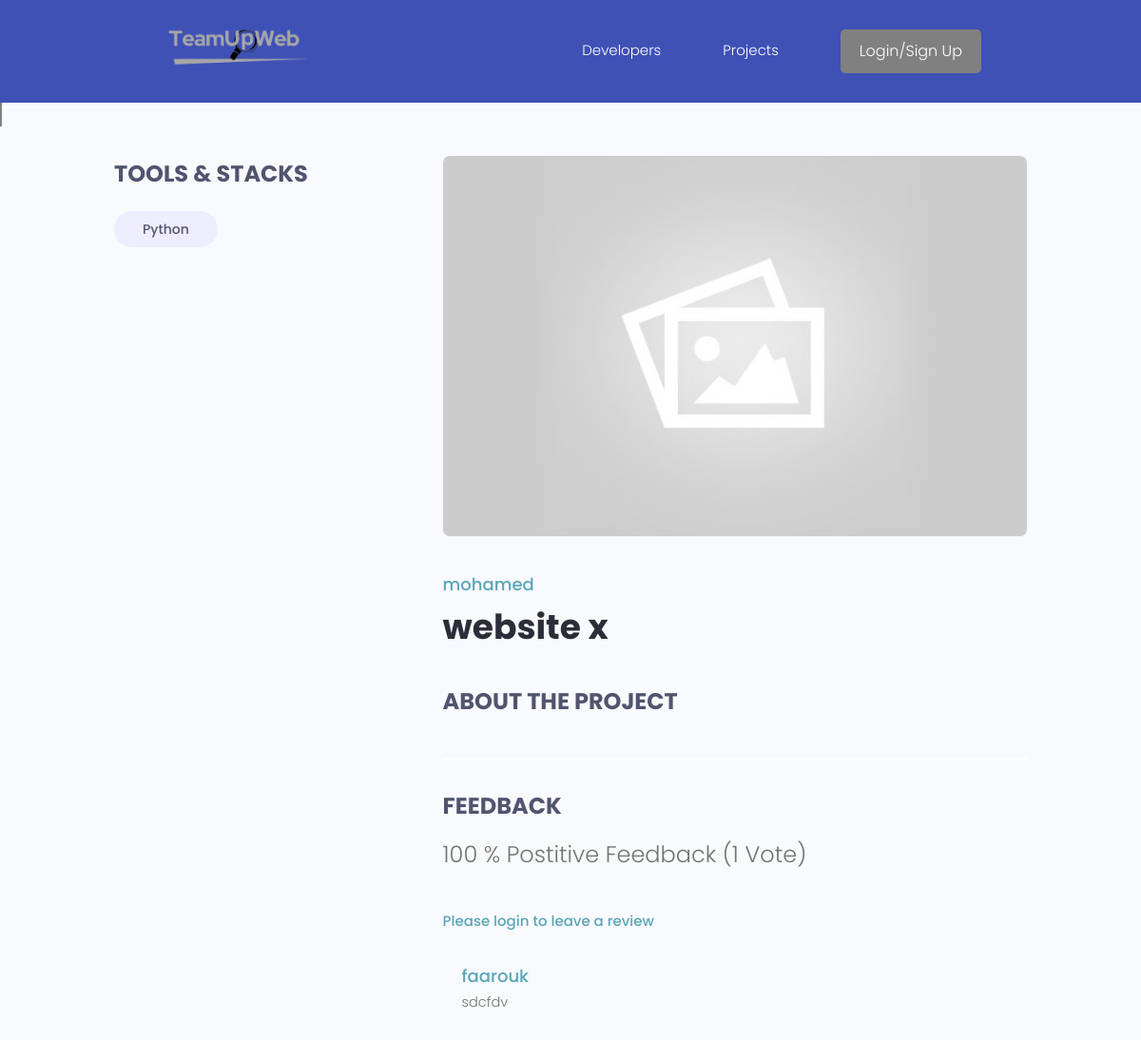
The page /projects/project/9e0a8e57-7f9a-43d6-82c0-3cad5be39286/ on the database its author committed.
### projects/models.py (models this page shows, shortened)
class Tag(models.Model):
    name = models.CharField(max_length=200)
    created = models.DateTimeField(auto_now_add=True)
    id = models.UUIDField(default=uuid.uuid4,unique=True,
                          primary_key=True ,editable=False)
    def __str__(self) :
        return self.name

class Project(models.Model):
    owner = models.ForeignKey(Profile,null=True,blank=True,on_delete=models.CASCADE)
    title = models.CharField(max_length=200)
    description = models.TextField(null=True,blank=True)
    featured_image = models.ImageField(null=True,blank=True,default='default.jpg')
    demo_link = models.URLField(max_length=2000, null=True,blank=True)
    source_link = models.URLField(max_length=2000,null=True,blank=True)
    tags = models.ManyToManyField('Tag',blank=True)
    vote_total = models.IntegerField(default=0,null=True,blank=True)
    vote_ratio = models.IntegerField(default=0,null=True,blank=True)
    created = models.DateTimeField(auto_now_add=True)
    id = models.UUIDField(default=uuid.uuid4, unique = True,
                          primary_key=True,editable=False)
    class Meta:
        ordering = ['-vote_ratio' , '-vote_total' , 'title' ]
    @property
    def imageURL(self):
        try:
            url = self.featured_image.url
        except:
            url = ' '
        return url
    @property
    def reviewers(self):
        queryset = self.review_set.all().values_list('owner__id', flat = True)
        return queryset

class Review(models.Model):
    VOTE_TYPE = (
        ('up','Up vote'),
        ('down','Down vote'),
    )
    owner = models.ForeignKey(Profile,on_delete=models.CASCADE , null=True)
    project = models.ForeignKey(Project,on_delete=models.CASCADE)
    body = models.TextField(null=True,blank=True)
    value = models.CharField(max_length=200,choices=VOTE_TYPE)
    created = models.DateTimeField(auto_now_add=True)
    id = models.UUIDField(default=uuid.uuid4,unique=True,
                          primary_key=True ,editable=False)
    class Meta:
        unique_together = [['owner','project']]

### users/models.py (models this page shows, shortened)
class Profile(models.Model):
    user = models.OneToOneField(User,on_delete=models.CASCADE,null=True,blank=True)
    name = models.CharField(max_length=200,null=True,blank=True)
    email = models.EmailField(max_length=500,null=True,blank=True)
    username = models.CharField(max_length=200,null=True,blank=True)
    location = models.CharField(max_length=200,null=True,blank=True)
    short_intro = models.CharField(max_length=200,null=True,blank=True)
    bio = models.TextField(null=True,blank=True)
    profile_image = models.ImageField(null=True,blank=True,upload_to='profiles/',default="profiles/user-default.png")
    social_github = models.CharField(max_length=200,null=True,blank=True)
    social_twitter = models.CharField(max_length=200,null=True,blank=True)
    social_linkedin = models.CharField(max_length=200,null=True,blank=True)
    social_youtube = models.CharField(max_length=200,null=True,blank=True)
    social_website = models.CharField(max_length=200,null=True,blank=True)
    created = models.DateTimeField(auto_now_add=True)
    id = models.UUIDField(default=uuid.uuid4, unique = True,
                          primary_key=True,editable=False)
    class Meta:
        ordering = ['created']

### projects/views.py (the view, shortened to what this page needs)
# urls.py: path('project/<str:pk>/',views.project, name="project"),
def project(request , pk):
    projectObj = Project.objects.get(id=pk)
    form = ReviewForm()
    return render(request, 'projects/single-project.html',{'project' : projectObj , 'form' : form })

### projects/templates/projects/single-project.html (shortened to what this page needs)
{% extends 'main.html' %}
{% block content %}
<span style="border:1px solid grey">{{tag}}</span>
  <main class="singleProject my-md">
    <div class="container">
      <div class="layout">
        <div class="column column--1of3">
          <h3 class="singleProject__subtitle">Tools & Stacks</h3>
          <div class="singleProject__toolStack">
            {% for tag in project.tags.all %}
                <span class="tag tag--pill tag--sub tag--lg">
                <small>{{tag}}</small>
                </span>
            {% endfor %}
          </div>
        </div>
        <div class="column column--2of3">
          <img class="singleProject__preview" src="{{project.imageURL}}" alt="portfolio thumbnail" />
          <a href="{% url 'user-profile' project.owner.id %}" class="singleProject__developer">{{project.owner.name}}</a>
          <h2 class="singleProject__title">{{project.title}}</h2>
          <h3 class="singleProject__subtitle">About the Project</h3>
          <div class="comments">
            <h3 class="singleProject__subtitle">Feedback</h3>
            <h5 class="project--rating">{{project.vote_ratio}} % Postitive Feedback ({{project.vote_total}} Vote{{project.vote_total|pluralize:'s'}})
            </h5>
            {% if request.user.profile.id in project.reviewers %}
            <p> You have already submitted your review for this project </p>
            {% elif request.user.profile == project.owner %}
            <p> You cannot review your own work </p>
            {% else %}
             <a href="{% url 'login' %}?next={{request.path}}">Please login to leave a review</a>
            {% endif %}
            <div class="commentList">
              {% for review in project.review_set.all  %}
              {% if review.body %}
              <div class="comment">
                <div class="comment__details">
                  <a href="{% url 'user-profile' review.owner.id %}" class="comment__author">{{review.owner.name}}</a>
                  <p class="comment__info">{{review.body |linebreaksbr }}</p>
                </div>
              </div>
              {% endif %}
              {% endfor %}
            </div>
          </div>
        </div>
      </div>
    </div>
  </main>
{% endblock content %}

### static/styles/app.css (style rules this page uses)
:root { --color-sub: #2d2d39; }
img { width: 100%; }
.singleProject .column--1of3 { order: 2; }
@media screen and (min-width: 1081px) { .singleProject .column--1of3 { order: 1; } }
@media screen and (min-width: 1081px) { .singleProject .column--2of3 { order: 2; } }
.singleProject__toolStack { margin-top: 2rem; margin-bottom: 4rem; }
.singleProject__preview { height: 50vh; object-fit: cover; object-position: top center; margin-bottom: 3rem; border-radius: 0.7rem; }
.singleProject__developer { font-size: 1.8rem; font-weight: 500; }
.singleProject__title { font-size: 3.6rem; font-weight: 700; color: var(--color-sub); margin-bottom: 3rem; }
.project--rating { margin-bottom: 1.6em; margin-top: 0.5em; }
.singleProject__subtitle { text-transform: uppercase; font-size: 2.4rem; font-weight: 700; color: var(--color-sub-light); margin-bottom: 1rem; }
.comments { margin-top: 4rem; padding-top: 3rem; border-top: 2px solid var(--color-light); }
.commentList { margin: 3rem 0; }
.comment { display: flex; gap: 2rem; }
.comment__author { font-size: 1.8rem; }
.comment__info { font-size: 1.45rem; }
:root { --color-primary: #3f51b5; --color-light: #ffffff; }

### static/uikit/styles/modules/_variables.css (style rules this page uses)
:root { --color-main: #5aa5b9; --color-main-light: #e6faff; --color-sub: #3f4156; --color-sub-light: #51546e; --color-sub-lighter: #ededfd; --color-text: #737373; --color-gray: #8b8b8b; --color-light: #e5e7eb; --color-light-gray: #767676; --color-bg: #f8fafd; --color-white: #fffefd; --color-white-light: #f3f3f3; --color-success: #359e64; --color-success-bg: #def8e8; --color-error: #fc4b0b; --color-error-bg: #fff2ee; --font-base: 'Poppins', arial, helvetica, 'Segoe UI', roboto, ubuntu, sans-serif; --font-monospace: 'Fira Code', 'Courier New', courier, monospace; --font-regular: 300; --font-medium: 500; --font-bold: 700; --generic-shadow: 1px 1px 5px #00000010; --generic-transition: all 0.3s ease-in-out; }

### static/uikit/styles/modules/_base.css (style rules this page uses)
* { margin: 0; padding: 0; box-sizing: border-box; text-rendering: optimizeLegibility; color: inherit; font-size: inherit; }
html { font-size: 50%; }
@media only screen and (min-width: 480px) { html { font-size: 56.25%; } }
@media only screen and (min-width: 1200px) { html { font-size: 62.5%; } }
body { line-height: 1.6; font-weight: 400; font-size: 1.5rem; color: var(--color-text); background-color: var(--color-bg); min-height: 100vh; }

### static/uikit/styles/modules/_typography.css (style rules this page uses)
* { font-family: var(--font-base); }
h2 { font-size: 3.6rem; font-weight: var(--font-bold); }
h3 { font-size: 3.2rem; font-weight: var(--font-medium); }
h5 { font-size: 2.4rem; font-weight: var(--font-medium); }
h5, h6 { font-weight: var(--font-regular); }
p, span, strong { font-size: 1.6rem; color: var(--color-text); font-weight: var(--font-regular); }
a { padding-bottom: 2px; text-decoration: none; display: inline-block; color: var(--color-main); font-weight: var(--font-medium); }

### static/uikit/styles/modules/_utilities.css (style rules this page uses)
.container { width: 92%; max-width: 165rem; margin: 0 auto; box-sizing: border-box; }
@media screen and (min-width: 1000px) { .container { width: 90%; } }
@media screen and (min-width: 1200px) { .container { width: 80%; } }
.my-md { margin: 3rem auto; }

### static/uikit/styles/modules/_tag.css (style rules this page uses)
.tag { display: inline-flex; align-items: center; background-color: var(--color-sub); height: -webkit-fit-content; height: -moz-fit-content; height: fit-content; width: -webkit-fit-content; width: -moz-fit-content; width: fit-content; border-radius: 0.5rem; padding: 0.5rem 1.5rem; font-size: 1.2rem; cursor: pointer; }
.tag > small { color: var(--color-white); }
.tag--pill { border-radius: 5rem; }
.tag--sub, .tag--sub > small { background: var(--color-sub-lighter); color: var(--color-sub-light); font-weight: 500; }
.tag--lg { padding: 0.8rem 3rem; font-size: 1.4rem; }

### static/uikit/styles/modules/_layout.css (style rules this page uses)
.layout { display: flex; flex-flow: row wrap; justify-content: space-between; }
.layout > .column { margin-bottom: 3rem; }
.layout > .column.column--1of3 { flex-basis: 30%; }
.layout > .column.column--2of3 { flex-basis: 64%; }

### rows shown on the page
Tag: name "Python"
Project: imageURL (placeholder picture), owner.name "mohamed", title "website x", vote_ratio "100", vote_total "1"
Review: owner.name "faarouk", body "sdcfdv"
